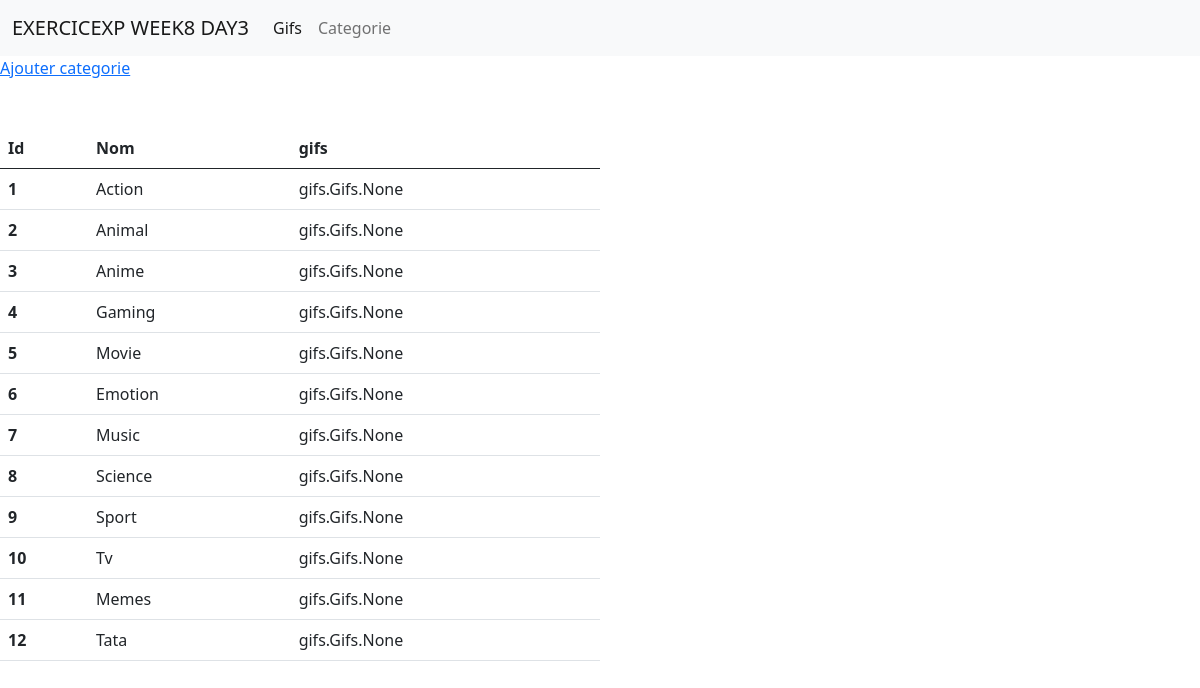
The page /cat on the database its author committed.
### gifs/models.py (models this page shows, shortened)
class Categorie(models.Model):
    nom = models.CharField(max_length=200)
    gifs = models.ManyToManyField(Gifs, related_name='gifs', blank=True)

### gifs/views.py (the view)
# urls.py: path('cat', views.cat, name='cat'),
def cat(request):
    cats = Categorie.objects.all()
    context = {"cats":cats}
    return render(request, 'gifs/cat.html', context)

### gifs/templates/gifs/cat.html
{% extends 'base.html' %}
{% block content %}
<a href="{% url 'add_cat' %}">Ajouter categorie<a>
<table class="table w-50 mt-5">
   <thead>
     <tr>
       <th scope="col">Id</th>
       <th scope="col">Nom</th>
       <th scope="col">gifs</th>
     </tr>
   </thead>
   <tbody>
       {% for cat in cats %}
     <tr>
       <th scope="row">{{cat.id}}</th>
       <td>{{cat.nom}}</td>
       <td>{{cat.gifs}}</td>
     </tr>
     {% endfor %}
   </tbody>
 </table>
{% endblock content %}

### templates/base.html (shortened to what this page needs)
{% load static %}
<!DOCTYPE html>
<html>
    <head>
     <link href="https://cdn.jsdelivr.net/npm/bootstrap@5.0.2/dist/css/bootstrap.min.css" rel="stylesheet">
     <link rel="stylesheet" href="https://cdn.jsdelivr.net/npm/bootstrap-icons@1.9.1/font/bootstrap-icons.css">
     <link href="https://cdn.jsdelivr.net/npm/bootstrap@5.0.2/dist/css/bootstrap.min.css" rel="stylesheet">
     <link rel="stylesheet" href={% static "css/styles.css" %}>
    </head>
    <body>
        <nav class="navbar navbar-expand-lg navbar-light bg-light">
            <div class="container-fluid">
              <a class="navbar-brand" href="{% url 'home' %}">EXERCICEXP WEEK8 DAY3</a>
              <div class="collapse navbar-collapse" id="navbarScroll">
                <ul class="navbar-nav me-auto my-2 my-lg-0 navbar-nav-scroll" style="--bs-scroll-height: 100px;">
                  <li class="nav-item">
                    <a class="nav-link active" aria-current="page" href="{% url 'home' %}">Gifs</a>
                  </li>
                  <li class="nav-item">
                    <a class="nav-link" href="{% url 'cat' %}">Categorie</a>
                  </li>
                </ul>
              </div>
            </div>
          </nav>
       {% block content %}  {% endblock content %}
    </body>
</html>

### rows shown on the page
Categorie: id "1", nom "Action", gifs "gifs.Gifs.None"
Categorie: id "2", nom "Animal", gifs "gifs.Gifs.None"
Categorie: id "3", nom "Anime", gifs "gifs.Gifs.None"
Categorie: id "4", nom "Gaming", gifs "gifs.Gifs.None"
Categorie: id "5", nom "Movie", gifs "gifs.Gifs.None"
Categorie: id "6", nom "Emotion", gifs "gifs.Gifs.None"
Categorie: id "7", nom "Music", gifs "gifs.Gifs.None"
Categorie: id "8", nom "Science", gifs "gifs.Gifs.None"
Categorie: id "9", nom "Sport", gifs "gifs.Gifs.None"
Categorie: id "10", nom "Tv", gifs "gifs.Gifs.None"
Categorie: id "11", nom "Memes", gifs "gifs.Gifs.None"
Categorie: id "12", nom "Tata", gifs "gifs.Gifs.None"
